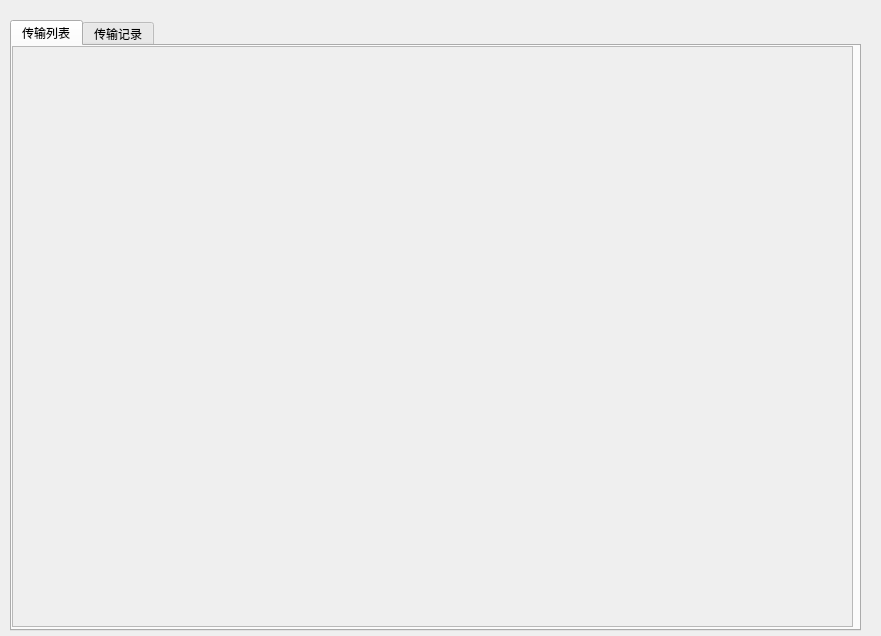
<?xml version="1.0" encoding="UTF-8"?>
<ui version="4.0">
 <class>TransmissionWidget</class>
 <widget class="QWidget" name="TransmissionWidget">
  <property name="geometry">
   <rect>
    <x>0</x>
    <y>0</y>
    <width>881</width>
    <height>636</height>
   </rect>
  </property>
  <property name="windowTitle">
   <string>Form</string>
  </property>
  <widget class="QTabWidget" name="tabWidget">
   <property name="geometry">
    <rect>
     <x>10</x>
     <y>20</y>
     <width>851</width>
     <height>611</height>
    </rect>
   </property>
   <property name="currentIndex">
    <number>0</number>
   </property>
   <widget class="QWidget" name="tab_1">
    <attribute name="title">
     <string>传输列表</string>
    </attribute>
    <widget class="QScrollArea" name="scrollArea">
     <property name="geometry">
      <rect>
       <x>0</x>
       <y>0</y>
       <width>841</width>
       <height>581</height>
      </rect>
     </property>
     <property name="widgetResizable">
      <bool>true</bool>
     </property>
     <widget class="QWidget" name="scroll1">
      <property name="geometry">
       <rect>
        <x>0</x>
        <y>0</y>
        <width>839</width>
        <height>579</height>
       </rect>
      </property>
     </widget>
    </widget>
   </widget>
   <widget class="QWidget" name="tab_2">
    <attribute name="title">
     <string>传输记录</string>
    </attribute>
    <widget class="QScrollArea" name="scrollArea_2">
     <property name="geometry">
      <rect>
       <x>0</x>
       <y>0</y>
       <width>841</width>
       <height>581</height>
      </rect>
     </property>
     <property name="widgetResizable">
      <bool>true</bool>
     </property>
     <widget class="QWidget" name="scroll2">
      <property name="geometry">
       <rect>
        <x>0</x>
        <y>0</y>
        <width>839</width>
        <height>579</height>
       </rect>
      </property>
      <widget class="QTextEdit" name="recordEdit">
       <property name="geometry">
        <rect>
         <x>0</x>
         <y>40</y>
         <width>841</width>
         <height>541</height>
        </rect>
       </property>
      </widget>
      <widget class="QWidget" name="widget" native="true">
       <property name="geometry">
        <rect>
         <x>0</x>
         <y>0</y>
         <width>841</width>
         <height>41</height>
        </rect>
       </property>
       <widget class="QWidget" name="layoutWidget">
        <property name="geometry">
         <rect>
          <x>-2</x>
          <y>0</y>
          <width>841</width>
          <height>41</height>
         </rect>
        </property>
        <layout class="QHBoxLayout" name="horizontalLayout">
         <property name="spacing">
          <number>6</number>
         </property>
         <property name="topMargin">
          <number>0</number>
         </property>
         <property name="rightMargin">
          <number>1</number>
         </property>
         <property name="bottomMargin">
          <number>0</number>
         </property>
         <item>
          <spacer name="horizontalSpacer">
           <property name="orientation">
            <enum>Qt::Horizontal</enum>
           </property>
           <property name="sizeHint" stdset="0">
            <size>
             <width>338</width>
             <height>20</height>
            </size>
           </property>
          </spacer>
         </item>
         <item>
          <widget class="QPushButton" name="clear">
           <property name="sizePolicy">
            <sizepolicy hsizetype="Fixed" vsizetype="Fixed">
             <horstretch>0</horstretch>
             <verstretch>0</verstretch>
            </sizepolicy>
           </property>
           <property name="minimumSize">
            <size>
             <width>50</width>
             <height>35</height>
            </size>
           </property>
           <property name="styleSheet">
            <string notr="true">font: 75 italic 10pt &quot;Arial&quot;;
background-color: rgb(255, 170, 0);</string>
           </property>
           <property name="text">
            <string>清除</string>
           </property>
          </widget>
         </item>
        </layout>
       </widget>
      </widget>
     </widget>
    </widget>
   </widget>
  </widget>
 </widget>
 <resources/>
 <connections/>
</ui>
